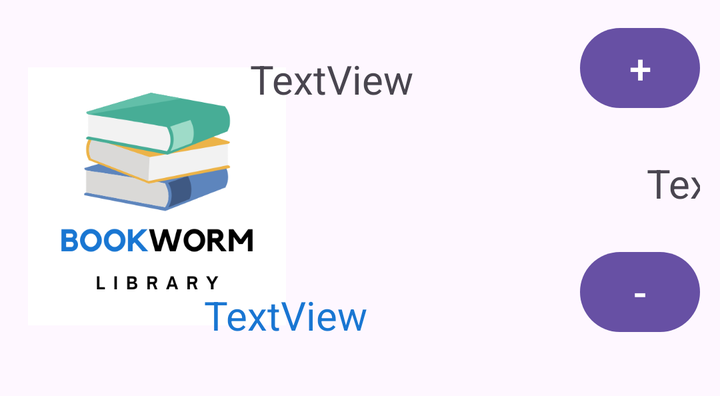
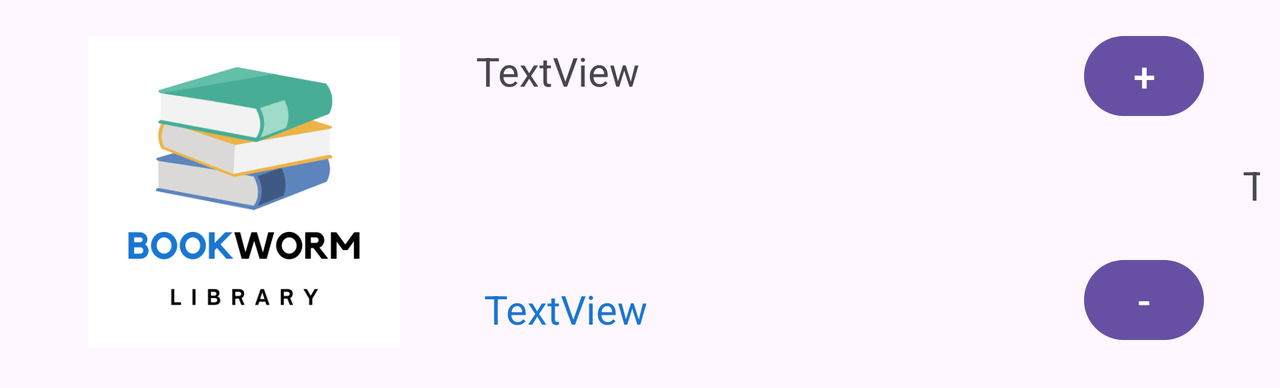

The same Android screen from two of the app's own layout files: first res/layout/ as a phone draws it, then the repository's variant for another configuration, drawn on a device whose configuration selects that folder. Both files follow.
<!-- AndroidManifest.xml: application theme Theme.Bookworm -->
<!-- res/layout/cart_item.xml -->
<?xml version="1.0" encoding="utf-8"?>
<androidx.constraintlayout.widget.ConstraintLayout xmlns:android="http://schemas.android.com/apk/res/android"
    xmlns:app="http://schemas.android.com/apk/res-auto"
    android:layout_width="match_parent"
    android:layout_height="wrap_content"
    android:layout_marginBottom="10dp"
    android:padding="10dp">

    <ImageView
        android:id="@+id/cartItemImg"
        android:layout_width="129dp"
        android:layout_height="160dp"
        android:layout_marginStart="4dp"
        android:layout_marginTop="8dp"
        android:src="@drawable/logo"
        app:layout_constraintStart_toStartOf="parent"
        app:layout_constraintTop_toTopOf="parent" />

    <TextView
        android:id="@+id/cartItemTitle"
        android:layout_width="163dp"
        android:layout_height="108dp"
        android:layout_marginStart="8dp"
        android:layout_marginTop="16dp"
        android:layout_marginEnd="28dp"
        android:inputType="textMultiLine"
        android:text="TextView"
        android:textSize="20sp"
        app:layout_constraintEnd_toStartOf="@+id/cartAdd1"
        app:layout_constraintStart_toEndOf="@+id/cartItemImg"
        app:layout_constraintTop_toTopOf="parent" />

    <TextView
        android:id="@+id/cartItemPrice"
        android:layout_width="wrap_content"
        android:layout_height="wrap_content"
        android:layout_marginTop="10dp"
        android:layout_marginEnd="106dp"
        android:text="TextView"
        android:textColor="@color/colorPrimary"
        android:textSize="20sp"
        app:layout_constraintEnd_toStartOf="@+id/cartRemove1"
        app:layout_constraintTop_toBottomOf="@+id/cartItemTitle" />

    <TextView
        android:id="@+id/cartItemQuantity"
        android:layout_width="wrap_content"
        android:layout_height="wrap_content"
        android:layout_marginStart="180dp"
        android:layout_marginTop="20dp"
        android:layout_marginBottom="17dp"
        android:text="TextView"
        android:textAlignment="center"
        android:textSize="20sp"
        app:layout_constraintBottom_toTopOf="@+id/cartRemove1"
        app:layout_constraintStart_toEndOf="@+id/cartItemImg"
        app:layout_constraintTop_toBottomOf="@+id/cartAdd1" />

    <Button
        android:id="@+id/cartAdd1"
        android:layout_width="60dp"
        android:layout_height="wrap_content"
        android:text="+"
        android:textSize="20sp"
        app:layout_constraintEnd_toEndOf="parent"
        app:layout_constraintTop_toTopOf="parent" />

    <Button
        android:id="@+id/cartRemove1"
        android:layout_width="60dp"
        android:layout_height="wrap_content"
        android:layout_marginTop="64dp"
        android:text="-"
        android:textSize="20sp"
        app:layout_constraintEnd_toEndOf="parent"
        app:layout_constraintTop_toBottomOf="@+id/cartAdd1" />

</androidx.constraintlayout.widget.ConstraintLayout>
<!-- resources referenced by this layout -->
<resources>
  <color name="colorPrimary">#1976D2</color>
  <!-- drawable logo: png bitmap (drawable, 29355 bytes) -->
  <!-- from res/values-v23/ -->
  <style name="Theme.Bookworm" parent="Base.Theme.Bookworm">
          
          <item name="android:navigationBarColor">@android:color/transparent</item>
          <item name="android:statusBarColor">@android:color/transparent</item>
          <item name="android:windowLightStatusBar">?attr/isLightTheme</item>
      </style>
  <style name="Base.Theme.Bookworm" parent="Theme.Material3.DayNight.NoActionBar">
          
          
      </style>
</resources>
<!-- res/layout-land/cart_item.xml (the repository's variant of the layout above) -->
<!-- drawn on the phone turned sideways -->
<?xml version="1.0" encoding="utf-8"?>
<androidx.constraintlayout.widget.ConstraintLayout xmlns:android="http://schemas.android.com/apk/res/android"
    xmlns:app="http://schemas.android.com/apk/res-auto"
    android:layout_width="match_parent"
    android:layout_height="wrap_content"
    android:layout_marginBottom="10dp"
    android:padding="10dp">

    <ImageView
        android:id="@+id/cartItemImg"
        android:layout_width="216dp"
        android:layout_height="156dp"
        android:layout_marginStart="4dp"
        android:layout_marginTop="8dp"
        android:src="@drawable/logo"
        app:layout_constraintStart_toStartOf="parent"
        app:layout_constraintTop_toTopOf="parent" />

    <TextView
        android:id="@+id/cartItemTitle"
        android:layout_width="360dp"
        android:layout_height="103dp"
        android:layout_marginStart="8dp"
        android:layout_marginTop="12dp"
        android:inputType="textMultiLine"
        android:text="TextView"
        android:textSize="20sp"
        app:layout_constraintStart_toEndOf="@+id/cartItemImg"
        app:layout_constraintTop_toTopOf="parent" />

    <TextView
        android:id="@+id/cartItemPrice"
        android:layout_width="wrap_content"
        android:layout_height="wrap_content"
        android:layout_marginStart="12dp"
        android:layout_marginTop="16dp"
        android:text="TextView"
        android:textColor="@color/colorPrimary"
        android:textSize="20sp"
        app:layout_constraintStart_toEndOf="@+id/cartItemImg"
        app:layout_constraintTop_toBottomOf="@+id/cartItemTitle" />

    <TextView
        android:id="@+id/cartItemQuantity"
        android:layout_width="wrap_content"
        android:layout_height="wrap_content"
        android:layout_marginStart="23dp"
        android:layout_marginTop="10dp"
        android:text="TextView"
        android:textAlignment="center"
        android:textSize="20sp"
        app:layout_constraintBottom_toTopOf="@+id/cartRemove1"
        app:layout_constraintStart_toEndOf="@+id/cartItemTitle"
        app:layout_constraintTop_toBottomOf="@+id/cartAdd1"
        app:layout_constraintVertical_bias="0.259" />

    <Button
        android:id="@+id/cartAdd1"
        android:layout_width="60dp"
        android:layout_height="wrap_content"
        android:layout_marginTop="4dp"
        android:layout_marginEnd="28dp"
        android:text="+"
        android:textSize="20sp"
        app:layout_constraintEnd_toEndOf="parent"
        app:layout_constraintTop_toTopOf="parent" />

    <Button
        android:id="@+id/cartRemove1"
        android:layout_width="60dp"
        android:layout_height="wrap_content"
        android:layout_marginTop="64dp"
        android:layout_marginEnd="28dp"
        android:text="-"
        android:textSize="20sp"
        app:layout_constraintEnd_toEndOf="parent"
        app:layout_constraintTop_toBottomOf="@+id/cartAdd1" />

</androidx.constraintlayout.widget.ConstraintLayout>
